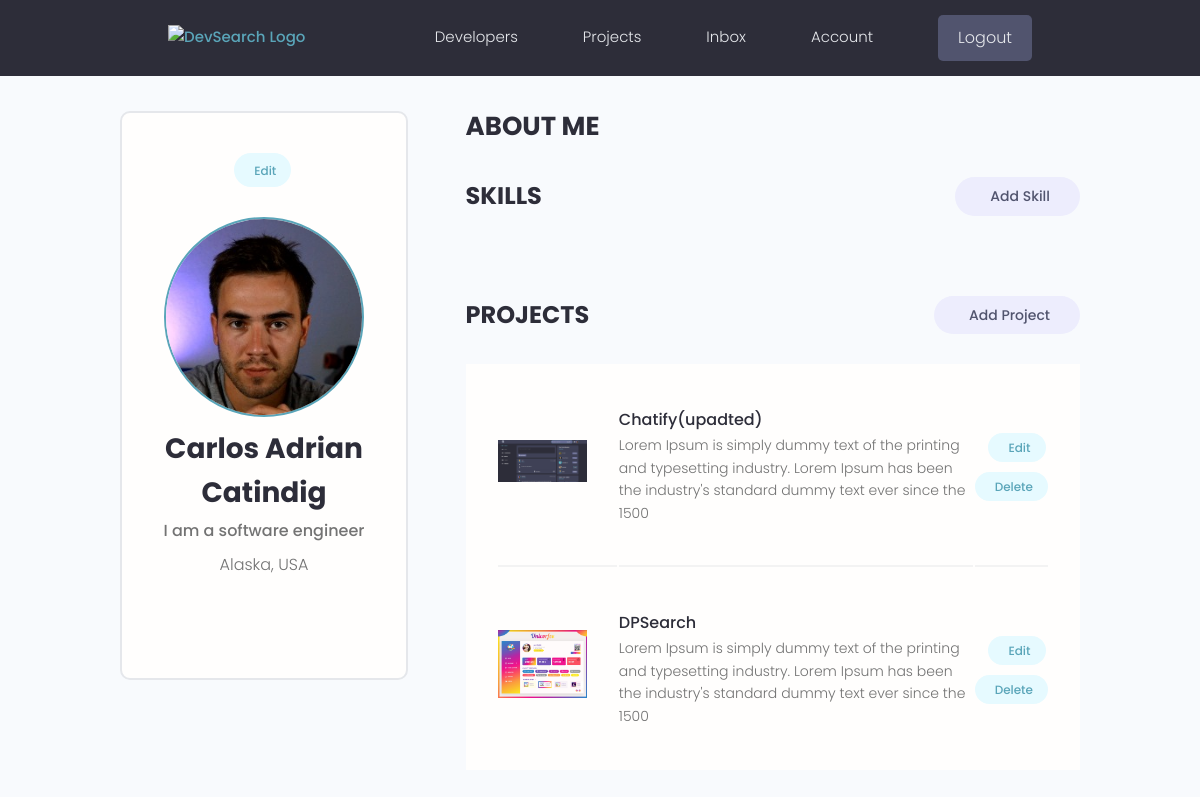
Page /account/ (signed in) on the earlier database version.
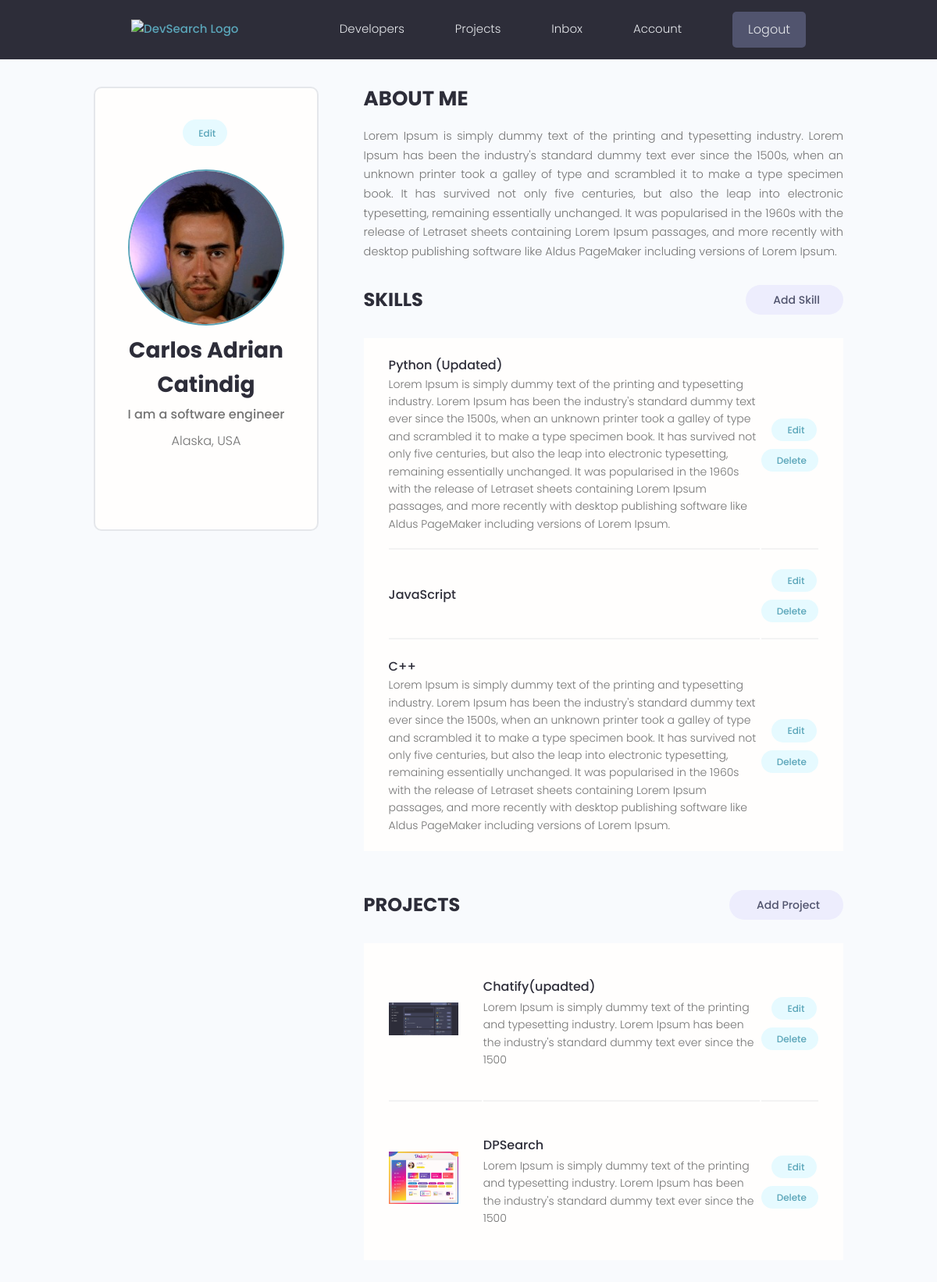
Same page on the later database version.
### projects/models.py (models this page shows, shortened)
class Project(models.Model):
    owner = models.ForeignKey(Profile, null=True, blank=True, on_delete=models.CASCADE)
    title = models.CharField(max_length=255)
    slug = models.SlugField(max_length=255)
    featured_image = models.ImageField(null=True, blank=True, default='default.jpg')
    description = models.TextField(blank=True, null=True)
    demo_link = models.CharField(max_length=2048, null=True, blank=True)
    source_link = models.CharField(max_length=2048, null=True, blank=True)
    tags = models.ManyToManyField('Tag', blank=True)
    vote_ratio = models.IntegerField(default=0, null=True, blank=True)
    vote_total = models.IntegerField(default=0, null=True, blank=True)
    created = models.DateTimeField(auto_now_add=True)
    id = models.UUIDField(default=uuid.uuid4, unique=True, primary_key=True, editable=False)
    class Meta:
        verbose_name_plural = 'Projects'
    def get_edit_url(self):
        return reverse("update-project", args=[self.slug])
    def get_delete_url(self):
        return reverse("delete-project", args=[self.slug])
    @property
    def image_url(self):
        try:
            url = self.featured_image.url
        except:
            url = ''
        return url

### users/models.py (models this page shows, shortened)
class Profile(models.Model):
    user = models.OneToOneField(User, on_delete=models.CASCADE, null=True, blank=True)
    slug = models.SlugField(null=True, blank=True)
    first_name = models.CharField(max_length=255, null=True, blank=True)
    last_name = models.CharField(max_length=255, null=True, blank=True)
    email = models.EmailField(max_length=320, null=True, blank=True)
    username = models.CharField(max_length=255, null=True, blank=True)
    location = models.CharField(max_length=255, null=True, blank=True)
    short_intro = models.CharField(max_length=255, null=True, blank=True)
    bio = models.TextField(null=True, blank=True)
    profile_image = models.ImageField(null=True, blank=True, upload_to='profiles/', default='profiles/user-default.png')
    social_github = models.CharField(max_length=2048, null=True, blank=True)
    social_twitter = models.CharField(max_length=2048, null=True, blank=True)
    social_linkedin = models.CharField(max_length=2048, null=True, blank=True)
    social_youtube = models.CharField(max_length=2048, null=True, blank=True)
    social_website = models.CharField(max_length=2048, null=True, blank=True)
    created = models.DateTimeField(auto_now_add=True)
    id = models.UUIDField(default=uuid.uuid4, primary_key=True, unique=True, editable=False)
    class Meta:
        verbose_name_plural = 'Profiles'
    @property
    def image_url(self):
        try:
            url = self.profile_image.url
        except:
            url = ''
        return url
    @property
    def get_name(self):
        return f"{self.first_name} {self.last_name}"

class Skill(models.Model):
    owner = models.ForeignKey(Profile, null=True, blank=True, on_delete=models.CASCADE)
    name = models.CharField(max_length=255, null=True, blank=True)
    description = models.TextField(null=True, blank=True)
    created = models.DateTimeField(auto_now_add=True)
    id = models.UUIDField(default=uuid.uuid4, unique=True, primary_key=True, editable=False)
    class Meta:
        verbose_name_plural = 'Skills'

### users/views.py (the view)
# urls.py: path('account/', views.show_user_account, name="account"),
@login_required(login_url='login')
def show_user_account(request):
    profile = request.user.profile
    skills = profile.skill_set.all()
    projects = profile.project_set.all()
    context = {"profile":profile, "skills":skills, "projects":projects}
    return render(request, "users/account.html", context)

### users/templates/users/account.html (shortened to what this page needs)
{% extends 'main.html' %}
{% block content %}
<main class="settingsPage profile my-md">
  <div class="container">
    <div class="layout">
      <div class="column column--1of3">
        <div class="card text-center">
          <div class="card__body dev">
            <a class="tag tag--pill tag--main settings__btn" href="{% url 'edit-account' %}"> Edit</a>
            <img class="avatar avatar--xl dev__avatar" src="{{ profile.image_url }}" />
            <h2 class="dev__name">{{ profile.get_name|title }}</h2>
            <p class="dev__title">{{ profile.short_intro }}</p>
            <p class="dev__location">{{ profile.location }}</p>
          </div>
        </div>
      </div>
      <div class="column column--2of3">
        <div class="devInfo">
          <h3 class="devInfo__title">About Me</h3>
          <p class="devInfo__about">
            {{ profile.bio|linebreaksbr }}
          </p>
        </div>
        <div class="settings">
          <h3 class="settings__title">Skills</h3>
          <a class="tag tag--pill tag--sub settings__btn tag--lg" href="{% url 'create-skill' %}"> Add Skill</a>
        </div>
        <table class="settings__table">
          {% for skill in skills %}
          <tr>
            <td class="settings__tableInfo">
              <h4>{{ skill.name }}</h4>
              <p>
                {{ skill.description|linebreaksbr }}
              </p>
            </td>
            <td class="settings__tableActions">
              <a class="tag tag--pill tag--main settings__btn" href="{% url 'edit-skill' skill.id %}"> Edit</a>
              <a class="tag tag--pill tag--main settings__btn" href="{% url 'delete-skill' skill.id %}">
                Delete</a>
            </td>
          </tr>
          {% endfor %}
        </table>
        <div class="settings">
          <h3 class="settings__title">Projects</h3>
          <a class="tag tag--pill tag--sub settings__btn tag--lg" href="{% url 'create-project' %}"> Add Project</a>
        </div>
        <table class="settings__table">
          {% for project in projects %}
          <tr>
            <td class="settings__thumbnail">
              <a href="single-project.html"><img src="{{ project.image_url }}" alt="Project Thumbnail" /></a>
            </td>
            <td class="settings__tableInfo">
              <a href="single-project.html">{{ project.title }}</a>
              <p>
                {{ project.description|slice:"150"}}
              </p>
            </td>
            <td class="settings__tableActions">
              <a class="tag tag--pill tag--main settings__btn" href="{{ project.get_edit_url }}"> Edit</a>
              <a class="tag tag--pill tag--main settings__btn" href="{{ project.get_delete_url }}">
                Delete</a>
            </td>
          </tr>
          {% endfor %}
        </table>
      </div>
    </div>
  </div>
</main>
{% endblock content %}

Differences in the rows shown:
changed Profile "Carlos Adrian Catindig": bio (not shown) → "Lorem Ipsum is simply dummy text of the printing and typesetting industry. Lorem Ipsum has been the industry's standard dummy text ever since the 1500s, when an unknown printer took a galley of type and scrambled it to make a type specimen book. It has survived not only five centuries, but also the leap into electronic typesetting, remaining essentially unchanged. It was popularised in the 1960s with the release of Letraset sheets containing Lorem Ipsum passages, and more recently with desktop publishing software like Aldus PageMaker including versions of Lorem Ipsum."
added Skill: name "Python (Updated)", description "Lorem Ipsum is simply dummy text of the printing and typesetting industry. Lorem Ipsum has been the industry's standard dummy text ever since the 1500s, when an unknown printer took a galley of type and scrambled it to make a type specimen book. It has survived not only five centuries, but also the leap into electronic typesetting, remaining essentially unchanged. It was popularised in the 1960s with the release of Letraset sheets containing Lorem Ipsum passages, and more recently with desktop publishing software like Aldus PageMaker including versions of Lorem Ipsum."
added Skill: name "JavaScript"
added Skill: name "C++", description "Lorem Ipsum is simply dummy text of the printing and typesetting industry. Lorem Ipsum has been the industry's standard dummy text ever since the 1500s, when an unknown printer took a galley of type and scrambled it to make a type specimen book. It has survived not only five centuries, but also the leap into electronic typesetting, remaining essentially unchanged. It was popularised in the 1960s with the release of Letraset sheets containing Lorem Ipsum passages, and more recently with desktop publishing software like Aldus PageMaker including versions of Lorem Ipsum."
